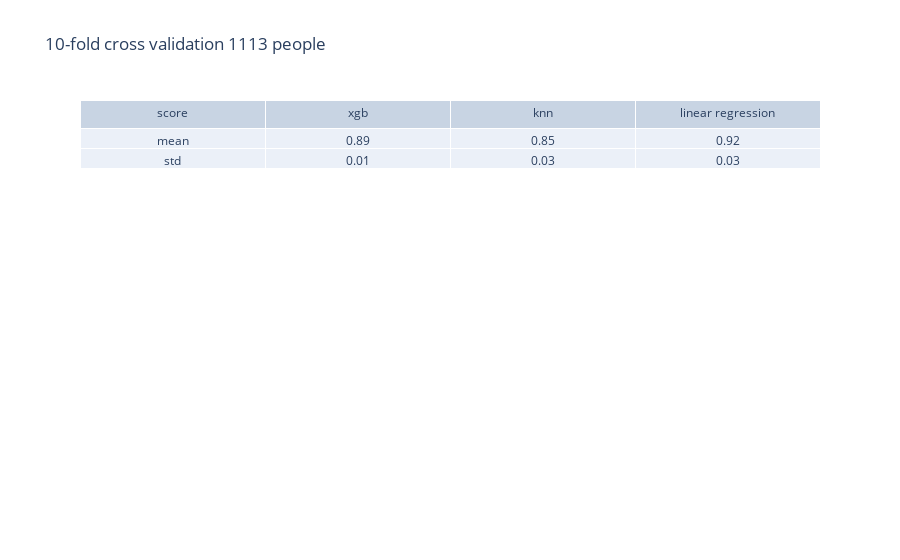

Notebook code cell kept with this figure:
### Code cell
fig = go.Figure(data=[go.Table(header=dict(values=['score', 'xgb', 'knn', 'linear regression']),
                 cells=dict(values=[['mean','std'],["%.2f" % results_10_1113['xgb'][0],"%.2f" % results_10_1113['xgb'][1]], ["%.2f" % results_10_1113['knn'][0],"%.2f" % results_10_1113['knn'][1]], ["%.2f" % results_10_1113['lr'][0],"%.2f" % results_10_1113['lr'][1]]]))
                     ])
fig.update_layout(
    title="10-fold cross validation 1113 people",
)
fig.show()

### Figure 1 — Plotly figure (JSON) as saved in the notebook; plotly's stock layout.template omitted (floating-point values rounded to 4 significant figures)
{"data": [{"cells": {"values": [["mean", "std"], ["0.89", "0.01"], ["0.85", "0.03"], ["0.92", "0.03"]]}, "header": {"values": ["score", "xgb", "knn", "linear regression"]}, "type": "table"}], "layout": {"title": {"text": "10-fold cross validation 1113 people"}}}
